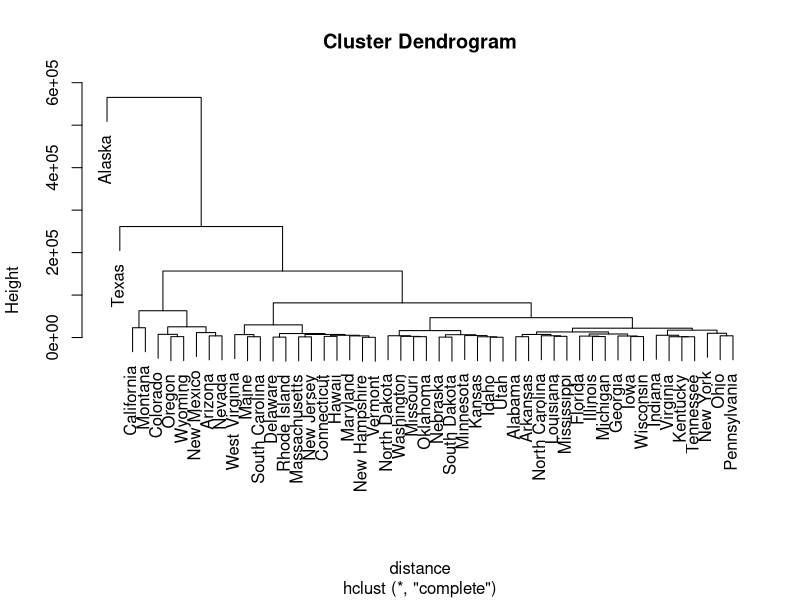
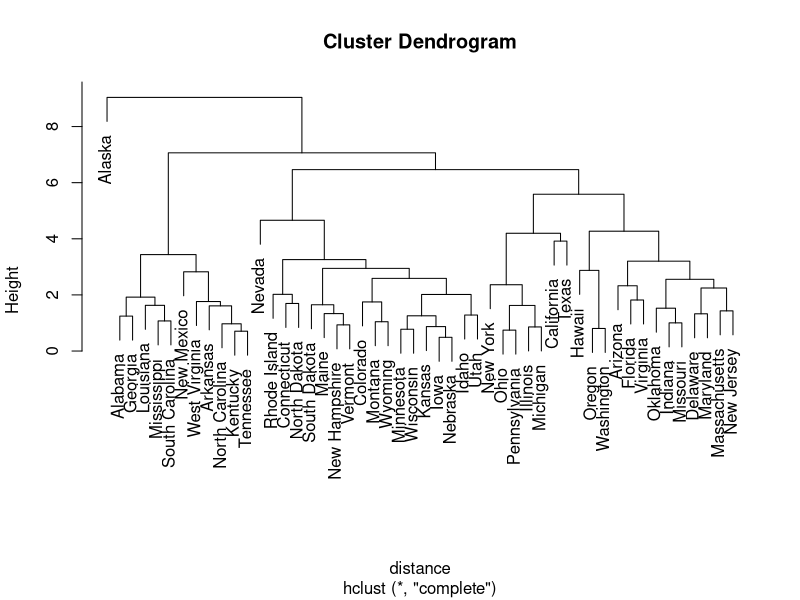
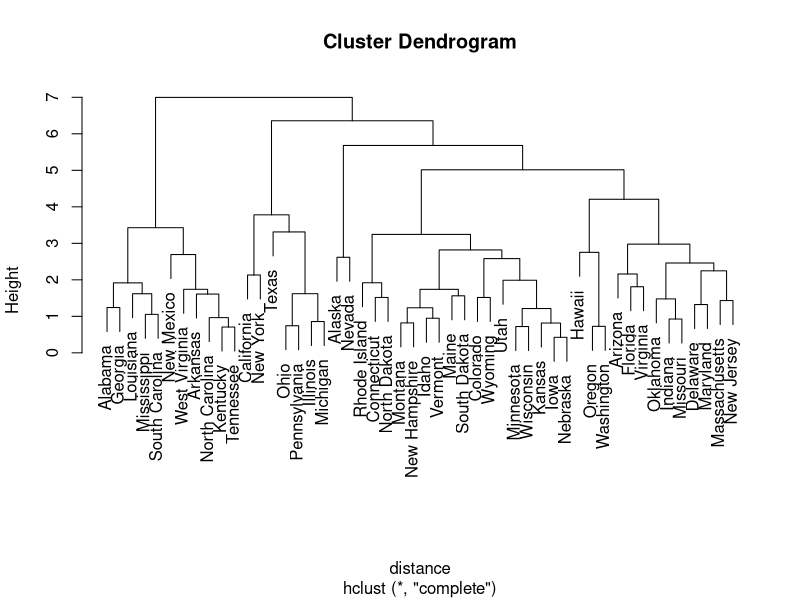
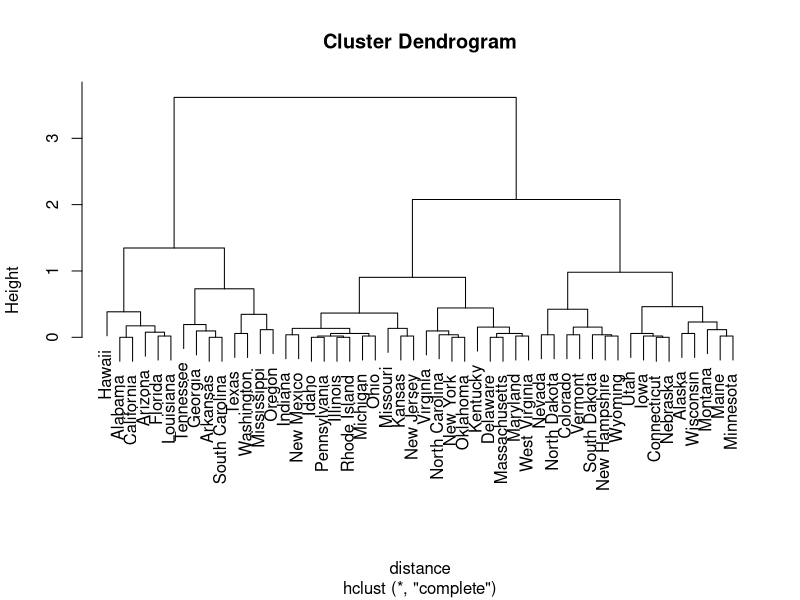
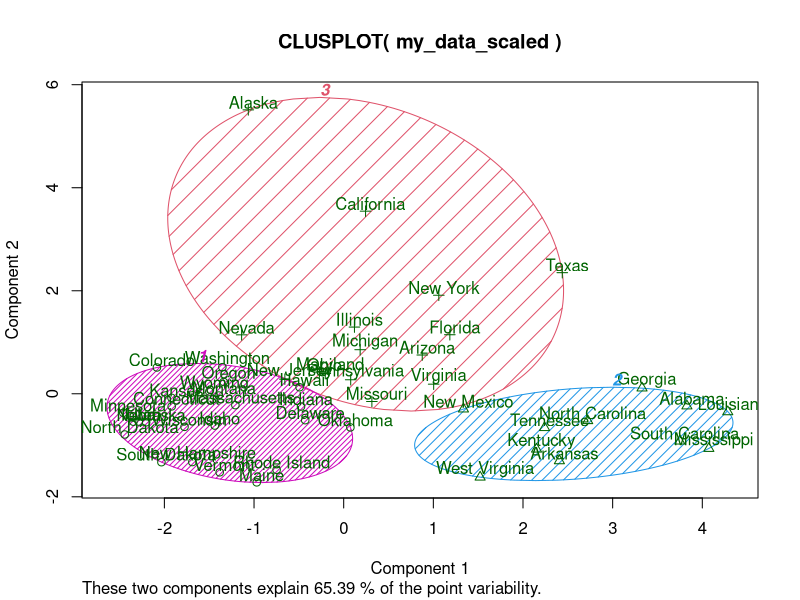
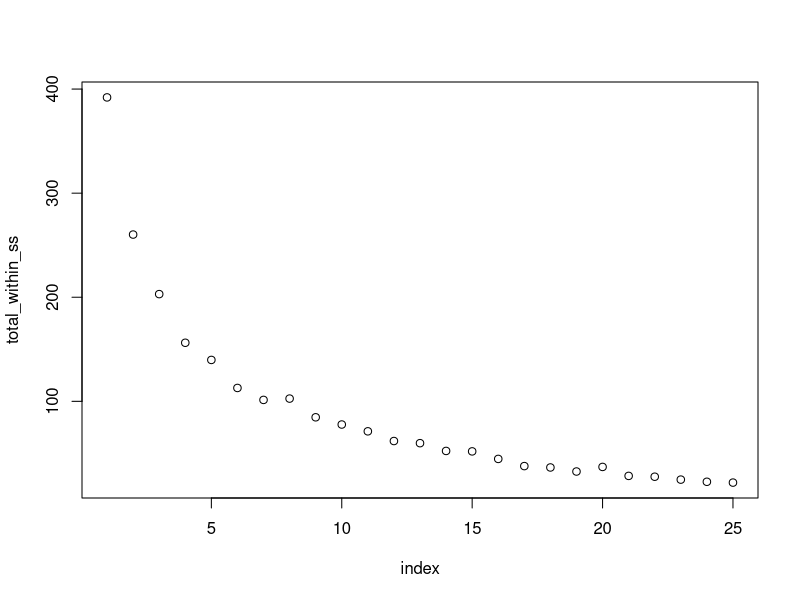
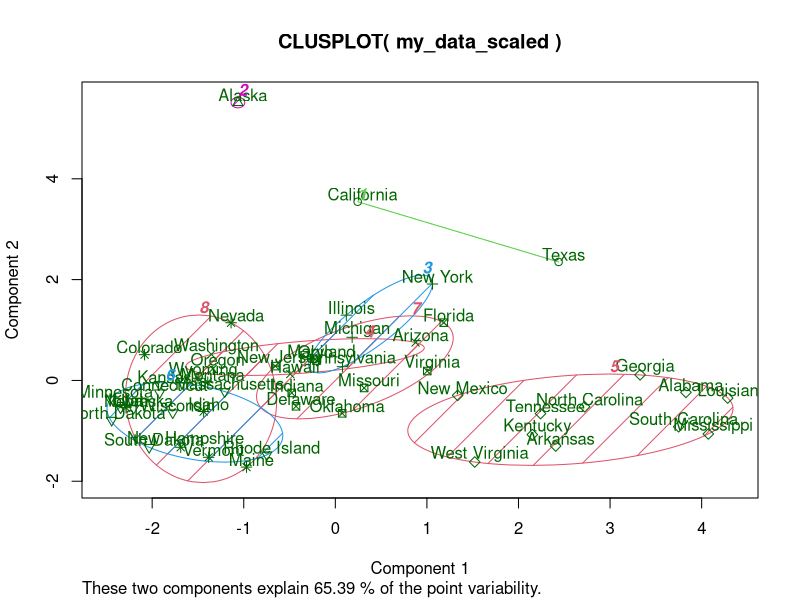

Reproduce these figures in R, in order.
## ---- chunk 1
knitr::opts_chunk$set(echo = TRUE, message = FALSE, warning = FALSE)

library(datasets)
library(cluster)
## ---- chunk 2
my_data <- state.x77
## ---- chunk 3
# computing a distance matrix
distance <- dist(as.matrix(my_data))

# perform the clustering
hc <- hclust(distance)

# plot the dendrogram
plot(hc)
## ---- chunk 4
# normalizing the data
my_data_scaled <- scale(my_data)

# computing a distance matrix
distance <- dist(as.matrix(my_data_scaled))

# perform the clustering
hc <- hclust(distance)

# plot the dendrogram
plot(hc)
## ---- chunk 5
# dropping area column
no_area <- my_data_scaled[ ,-8]

# computing a distance matrix
distance <- dist(as.matrix(no_area))

# perform the clustering
hc <- hclust(distance)

# plot the dendrogram
plot(hc)
## ---- chunk 6
# grabbing only frost column
frost_only <- my_data_scaled[ ,7]

# computing a distance matrix
distance <- dist(as.matrix(frost_only))

# perform the clustering
hc <- hclust(distance)

# plot the dendrogram
plot(hc)
## ---- chunk 7
my_data_scaled <- scale(my_data)
## ---- chunk 8
# cluster into k=3 clusters:
my_clusters <- kmeans(my_data_scaled, 3)

# size of each cluster
my_clusters$size

# Centers (mean values) of the clusters
my_clusters$centers

# Cluster assignments
my_clusters$cluster

clusplot(my_data_scaled, 
         my_clusters$cluster, 
         color = TRUE, 
         shade = TRUE, 
         labels = 2, 
         lines = 0)
## ---- chunk 9
index <- 1:25
total_within_ss <- NULL
for (i in index) {
  my_clusters <- kmeans(my_data_scaled, i)
  total_within_ss[i] <- my_clusters$tot.withinss
}

plot(index, total_within_ss)
## ---- chunk 10
total_within_ss[-1] - total_within_ss[-25]

# I am going to chose k=8
my_clusters <- kmeans(my_data_scaled, 8)

my_clusters$withinss
my_clusters$tot.withinss
## ---- chunk 11
my_clusters$cluster
## ---- chunk 12
clusplot(my_data_scaled, 
         my_clusters$cluster, 
         color = TRUE, 
         shade = TRUE, 
         labels = 2, 
         lines = 0)
## ---- chunk 13
# Centers (mean values) of the clusters
my_clusters$centers
